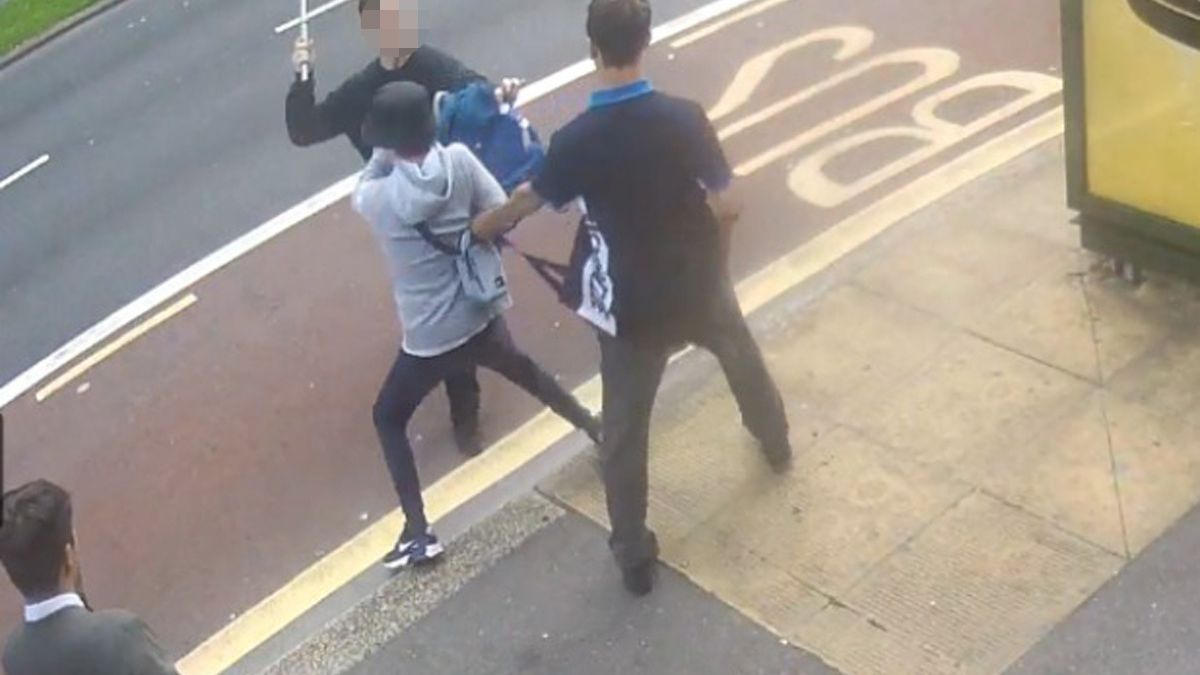
#> input picture edgeDetection/cctv4.jpg, 1200 x 675 px
$ python Edge_Detection.py   (older library calls are emulated)
#> lines starting #> are read from the running program, lines starting #| are printed output that depends on the picture
import cv2
import time

# Read the original image
path = 'cctv4.jpg'
img = cv2.imread(path)
#> img is the input picture: shape (675, 1200, 3); mean B, G, R 142.5, 151.7, 160.4
# Display original image
#cv2.imshow('Original', img)
#cv2.waitKey(0)
start = time.time()
# Convert to graycsale
img_gray = cv2.cvtColor(img, cv2.COLOR_BGR2GRAY)
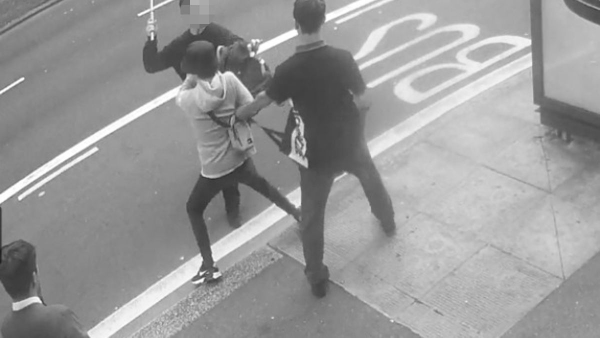
#> img_gray: shape (675, 1200) (shown at 1/2 size); min 26, max 255, mean 153.3
# Blur the image for better edge detection
img_blur = cv2.GaussianBlur(img_gray, (3,3), 0)


# Sobel Edge Detection
sobelx = cv2.Sobel(src=img_blur, ddepth=cv2.CV_64F, dx=1, dy=0, ksize=5) # Sobel Edge Detection on the X axis
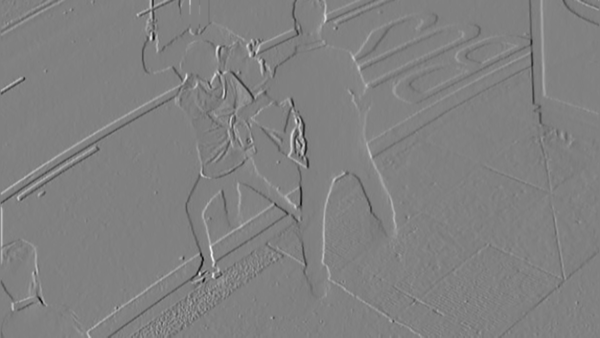
#> sobelx: shape (675, 1200) float64 (shown at 1/2 size); min -5532, max 5422, mean 3; drawn with min black and max white
sobely = cv2.Sobel(src=img_blur, ddepth=cv2.CV_64F, dx=0, dy=1, ksize=5) # Sobel Edge Detection on the Y axis
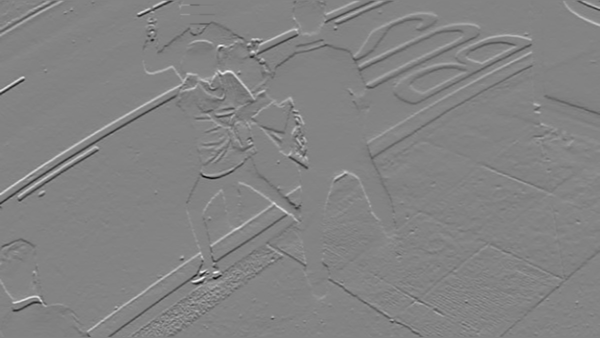
#> sobely: shape (675, 1200) float64 (shown at 1/2 size); min -5343, max 5036, mean -1.9; drawn with min black and max white
sobelxy = cv2.Sobel(src=img_blur, ddepth=cv2.CV_64F, dx=1, dy=1, ksize=5) # Combined X and Y Sobel Edge Detection
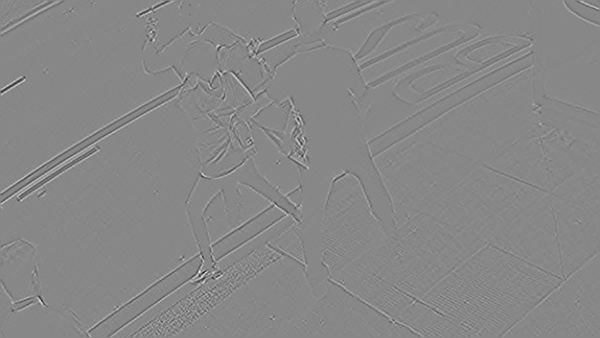
#> sobelxy: shape (675, 1200) float64 (shown at 1/2 size); min -918, max 807, mean 0; drawn with min black and max white


# Canny Edge Detection
edges = cv2.Canny(image=img_blur, threshold1=100, threshold2=200) # Canny Edge Detection
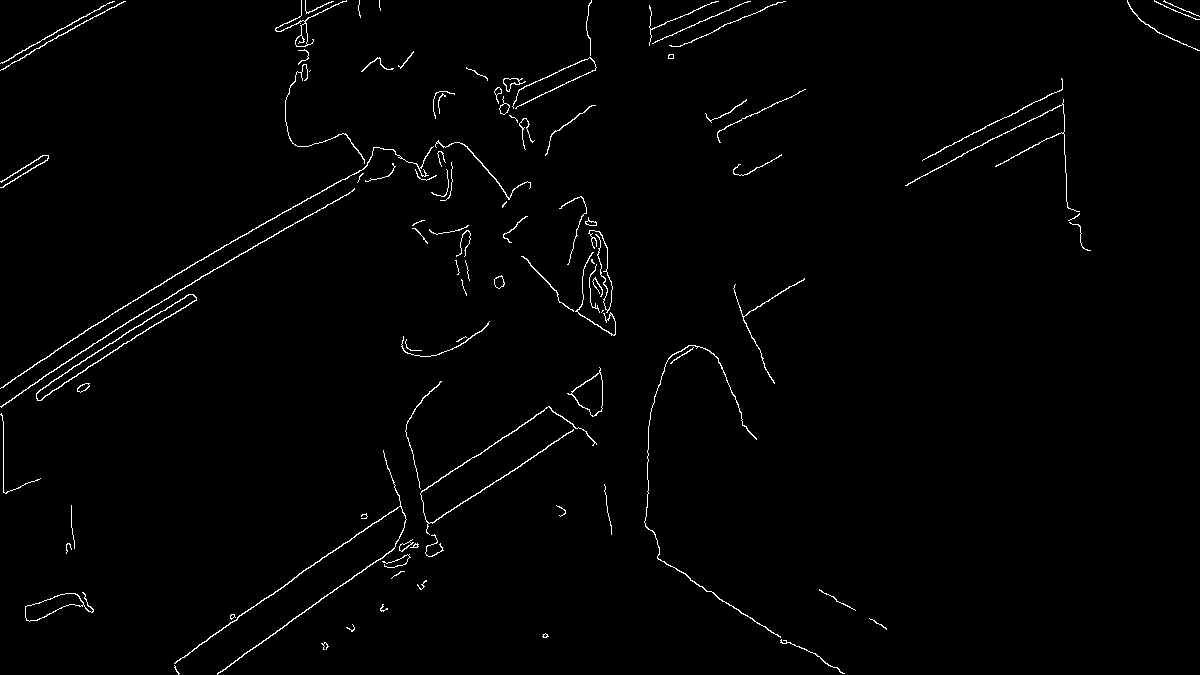
#> edges: shape (675, 1200); 1.3% white in thin lines or dots
# Display Canny Edge Detection Image
end = time.time()
print("Sequential Edge Detection Execution time (in Milliseconds):", (end-start)*1000)
cv2.imwrite('goldenMeasureED.jpg', edges)


cv2.destroyAllWindows()

$ run again, with edgeDetection/cctv2.jpg copied over edgeDetection/cctv4.jpg
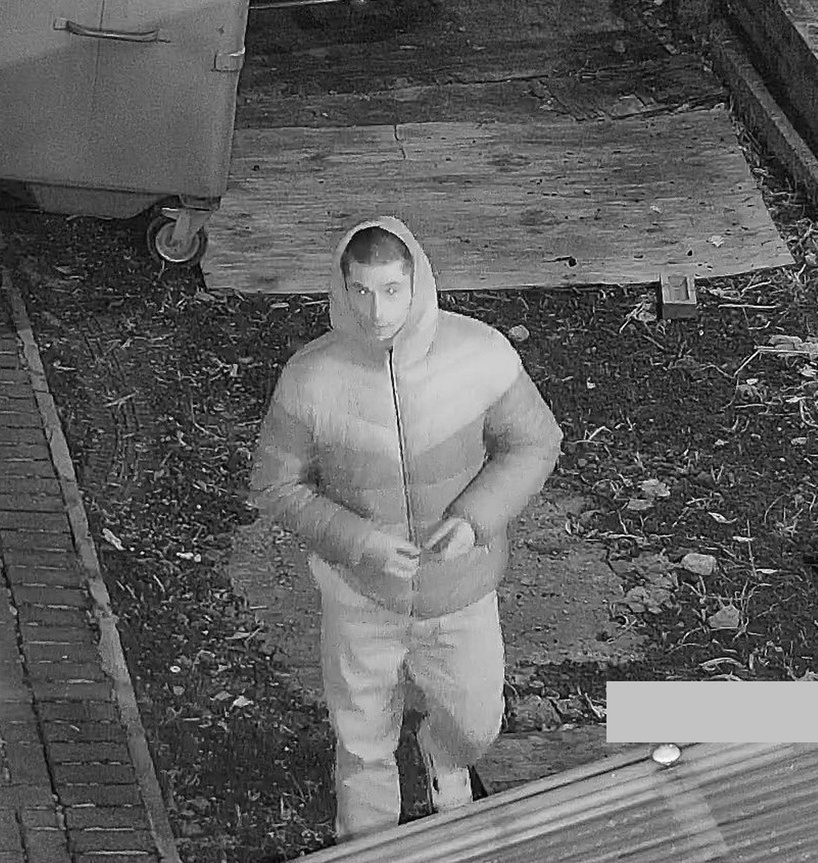
#> input picture edgeDetection/cctv2.jpg, 818 x 863 px, shrunk from 1202 x 1269 before the run
#> img is the input picture: shape (863, 818, 3); mean B, G, R 94.5, 94.5, 94.5
#> `sobelxy = cv2.Sobel(src=img_blur, ddepth=cv2.CV_64F, dx=1, dy=1, ksize..`:
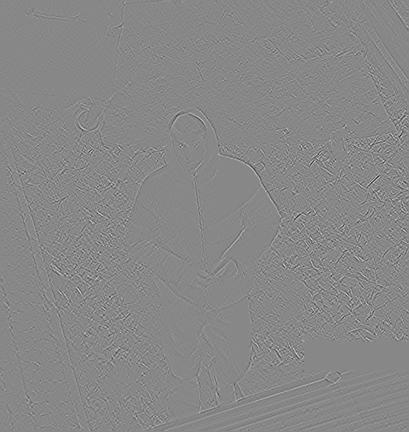
#> sobelxy: shape (863, 818) float64 (shown at 1/2 size); min -2198, max 1931, mean 0; drawn with min black and max white
#> `edges = cv2.Canny(image=img_blur, threshold1=100, threshold2=200)`:
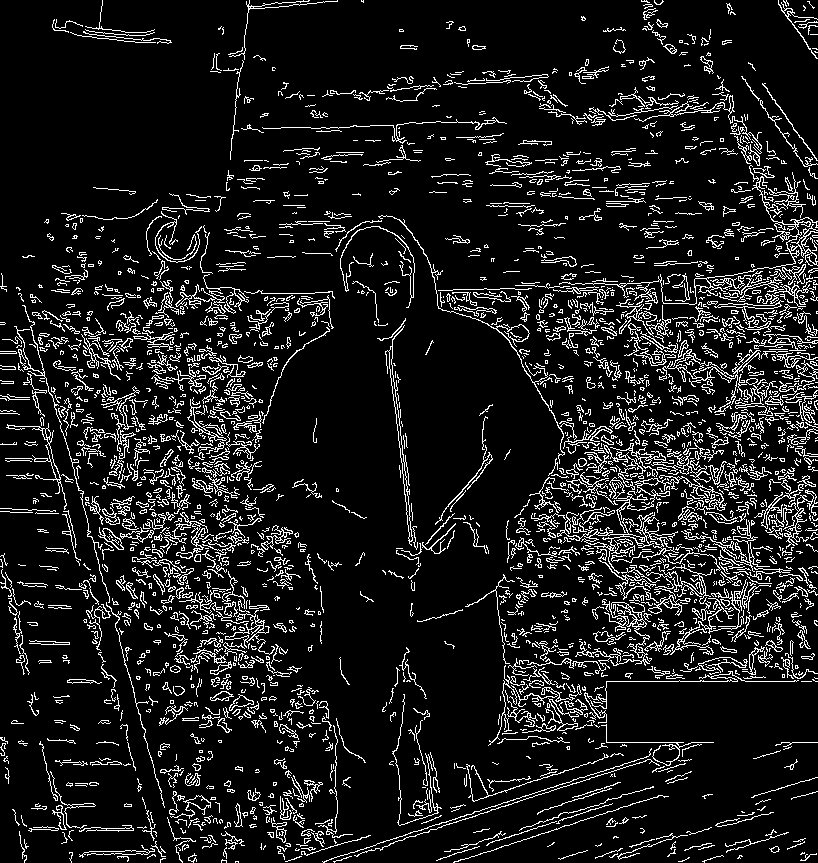
#> edges: shape (863, 818); 10.7% white in thin lines or dots

$ run again, with edgeDetection/cctv3.jpg copied over edgeDetection/cctv4.jpg
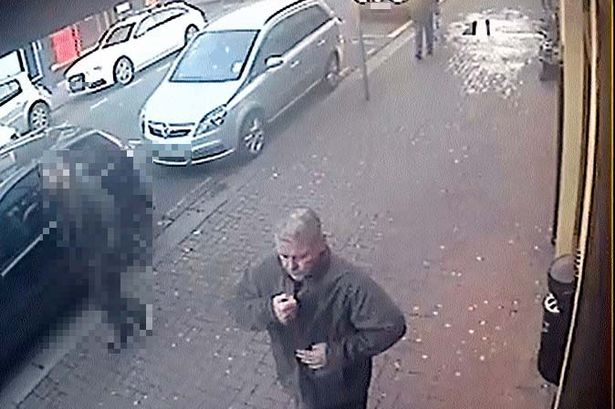
#> input picture edgeDetection/cctv3.jpg, 615 x 409 px
#> img is the input picture: shape (409, 615, 3); mean B, G, R 133.7, 126.2, 129.3
#> `sobelxy = cv2.Sobel(src=img_blur, ddepth=cv2.CV_64F, dx=1, dy=1, ksize..`:
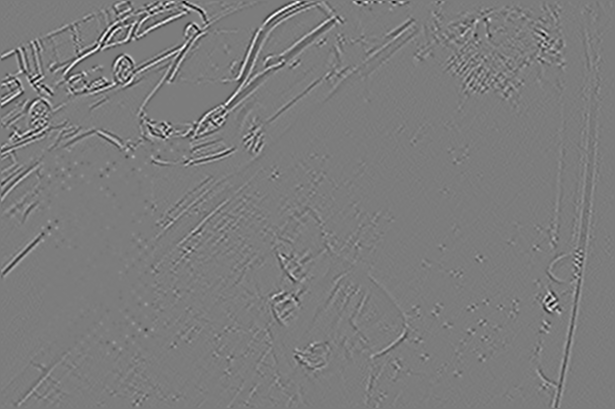
#> sobelxy: shape (409, 615) float64; min -2265, max 2360, mean 0; drawn with min black and max white
#> `edges = cv2.Canny(image=img_blur, threshold1=100, threshold2=200)`:
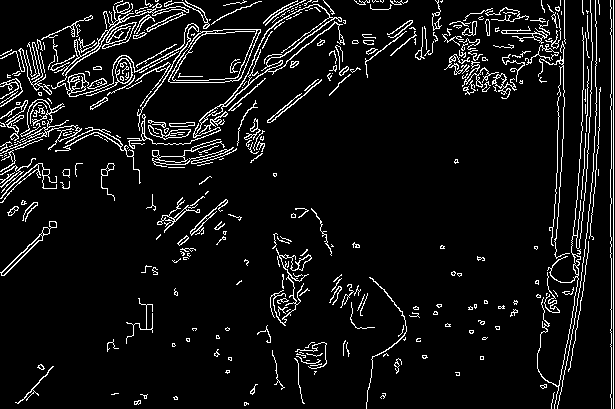
#> edges: shape (409, 615); 7.3% white in thin lines or dots
